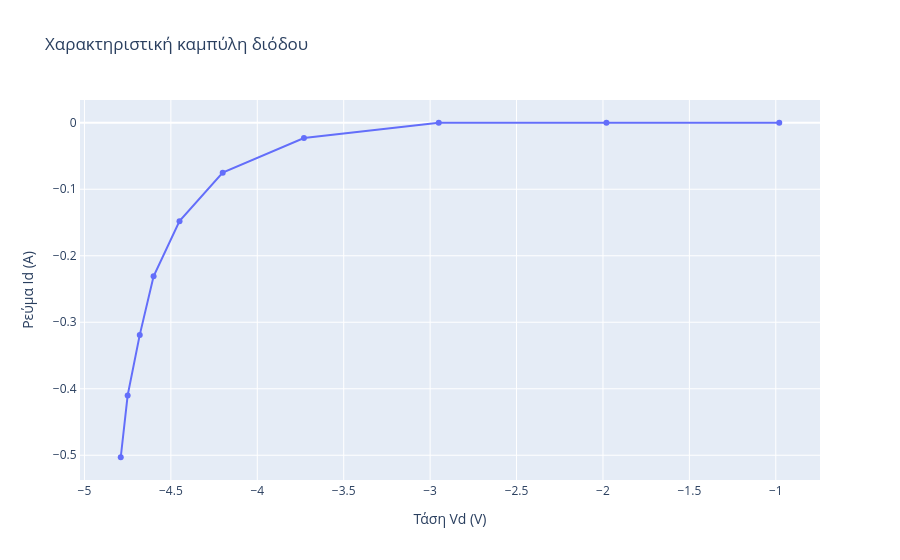

The code cell stored with this chart in its notebook:
### Markdown cell above
---
## B:

Από τη χαρακτηριστική καμπύλη της διόδου, μπορούμε να προσδιορίσουμε αν η δίοδος είναι πυριτίου ή γερμανίου, βασιζόμενοι στην τάση κατωφλίου ($V_f$) στην ορθή πόλωση.

- **Δίοδος Πυριτίου**: Η τάση κατωφλίου βρίσκεται συνήθως γύρω στα $0.6- (0.63) \sim0.7 \, \text{V}$.
- **Δίοδος Γερμανίου**: Η τάση κατωφλίου είναι χαμηλότερη, περίπου $0.3 \, \text{V}$.

Στην καμπύλη της ορθής πόλωσης, παρατηρούμε ότι το ρεύμα αρχίζει να αυξάνεται σημαντικά από την περιοχή των $0.5-0.6 \, \text{V}$, ενώ η εκθετική αύξηση γίνεται εμφανής μετά τα $0.6 \, \text{V}$. Αυτό υποδεικνύει ότι η δίοδος που χρησιμοποιήθηκε είναι **πυριτίου**, καθώς η χαρακτηριστική της συμπεριφορά ταιριάζει με την αναμενόμενη για διόδους πυριτίου.

---

### Code cell
import plotly.graph_objects as go

# Δημιουργία γραφήματος
fig = go.Figure()

# Δεδομένα από τον πίνακα
vd_forward = [0.2, 0.3, 0.4, 0.45, 0.48, 0.5, 0.52, 0.55, 0.58, 0.6, 0.63]
id_forward = [0, 0, 0.011, 0.042, 0.089, 0.141, 0.221, 0.413, 0.766, 1.143, 2.021]

vd_reverse = [-0.98, -1.98, -2.95, -3.73, -4.2, -4.45, -4.6, -4.68, -4.75, -4.79]
id_reverse = [0, 0, 0, -0.023, -0.075, -0.148, -0.231, -0.319, -0.41, -0.503]

# # Ορθή πόλωση
# fig.add_trace(go.Scatter(
#     x=vd_forward, 
#     y=id_forward, 
#     mode='lines+markers', 
#     name='Ορθή πόλωση',
#     hoverinfo='text',
#     hovertext=[f'Vd: {vd} V<br>Id: {id} A' for vd, id in zip(vd_forward, id_forward)]
# ))

# Ανάστροφη πόλωση
fig.add_trace(go.Scatter(
    x=vd_reverse, 
    y=id_reverse, 
    mode='lines+markers', 
    name='Ανάστροφη πόλωση',
    hoverinfo='text',
    hovertext=[f'Vd: {vd} V<br>Id: {id} A' for vd, id in zip(vd_reverse, id_reverse)]
))

# Προσθήκη τίτλων και ετικετών
fig.update_layout(
    title="Χαρακτηριστική καμπύλη διόδου",
    xaxis_title="Τάση Vd (V)",
    yaxis_title="Ρεύμα Id (A)",
    xaxis=dict(showline=True, zeroline=True),
    yaxis=dict(showline=True, zeroline=True),
    legend=dict(x=0.01, y=0.99)
)

# Εμφάνιση γραφήματος
fig.show()

### Figure 1 — Plotly figure (JSON) as saved in the notebook; plotly's stock layout.template omitted (floating-point values rounded to 4 significant figures)
{"data": [{"hoverinfo": "text", "hovertext": ["Vd: -0.98 V<br>Id: 0 A", "Vd: -1.98 V<br>Id: 0 A", "Vd: -2.95 V<br>Id: 0 A", "Vd: -3.73 V<br>Id: -0.023 A", "Vd: -4.2 V<br>Id: -0.075 A", "Vd: -4.45 V<br>Id: -0.148 A", "Vd: -4.6 V<br>Id: -0.231 A", "Vd: -4.68 V<br>Id: -0.319 A", "Vd: -4.75 V<br>Id: -0.41 A", "Vd: -4.79 V<br>Id: -0.503 A"], "mode": "lines+markers", "name": "Ανάστροφη πόλωση", "type": "scatter", "x": [-0.98, -1.98, -2.95, -3.73, -4.2, -4.45, -4.6, -4.68, -4.75, -4.79], "y": [0, 0, 0, -0.023, -0.075, -0.148, -0.231, -0.319, -0.41, -0.503]}], "layout": {"legend": {"x": 0.01, "y": 0.99}, "title": {"text": "Χαρακτηριστική καμπύλη διόδου"}, "xaxis": {"showline": true, "title": {"text": "Τάση Vd (V)"}, "zeroline": true}, "yaxis": {"showline": true, "title": {"text": "Ρεύμα Id (A)"}, "zeroline": true}}}
